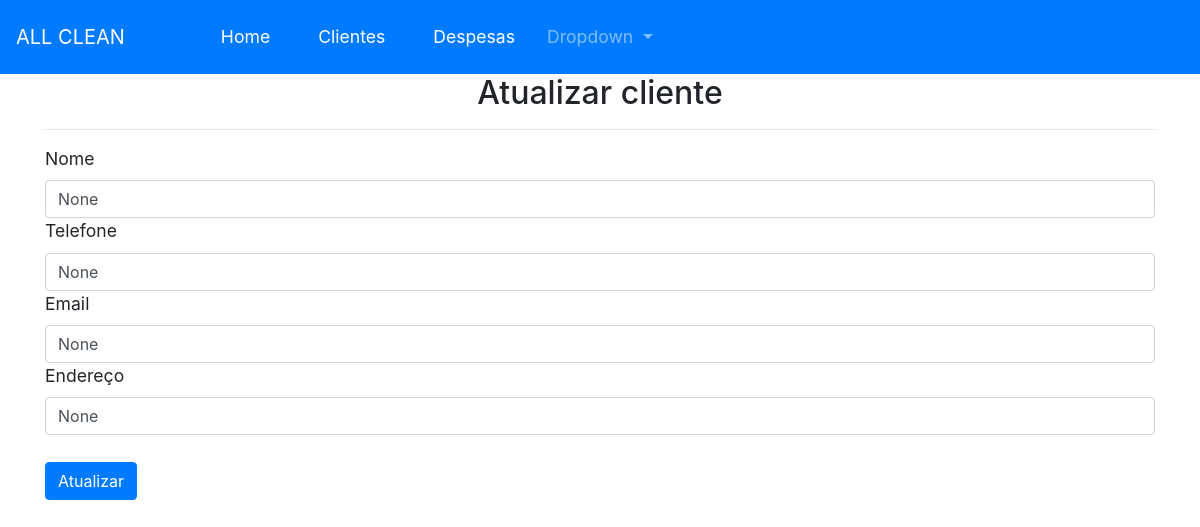
The app's page /28/atualiza_cliente with its own data.
### App.py (models this page shows, shortened)
class clientes(db.Model): # criando relacionamento entre banco de dados e sistema
    id = db.Column(db.Integer, primary_key=True)
    nome = db.Column(db.String(50))
    telefone = db.Column(db.String(50))
    email = db.Column(db.String(50))
    endereco = db.Column(db.String(50))

### App.py (the view, shortened to what this page needs)
@app.route('/<int:id>/atualiza_cliente',methods= ['GET','POST'])
def atualiza_cliente(id):
    cliente = clientes.query.filter_by(id=id).first() # faz o filtro do curso pelo id
    return render_template('atualiza_cliente.html',cliente=cliente) # será retornado o curso

### Templates/atualiza_cliente.html (shortened to what this page needs)
{% extends 'base.html' %}
{% block conteudo %}
    <h2 style = 'text-align: center;'>Atualizar cliente</h2>
<hr>
<form action="{{url_for('atualiza_cliente', id=cliente.id)}}" method="post">
    <label class="form-label">Nome</label>
    <input class='form-control' type="text" name="nome" value="{{cliente.nome}}" >
    <label>Telefone</label>
    <input class='form-control' type="text" name="telefone" value="{{cliente.telefone}}">
    <label>Email</label>
    <input class ='form-control' type="text" name="email"  value="{{cliente.email}}">
    <label>Endereço</label>
    <input class ='form-control' type="text" name="endereco"  value="{{cliente.endereco}}">
    <br>
    <button class="btn btn-primary">Atualizar</button>
</form>
{% endblock conteudo %}

### Templates/base.html (style rules this page uses)
body { font-size: 1.1em; }

### records on screen
clientes: nome "None", telefone "None", email "None", endereco "None"
